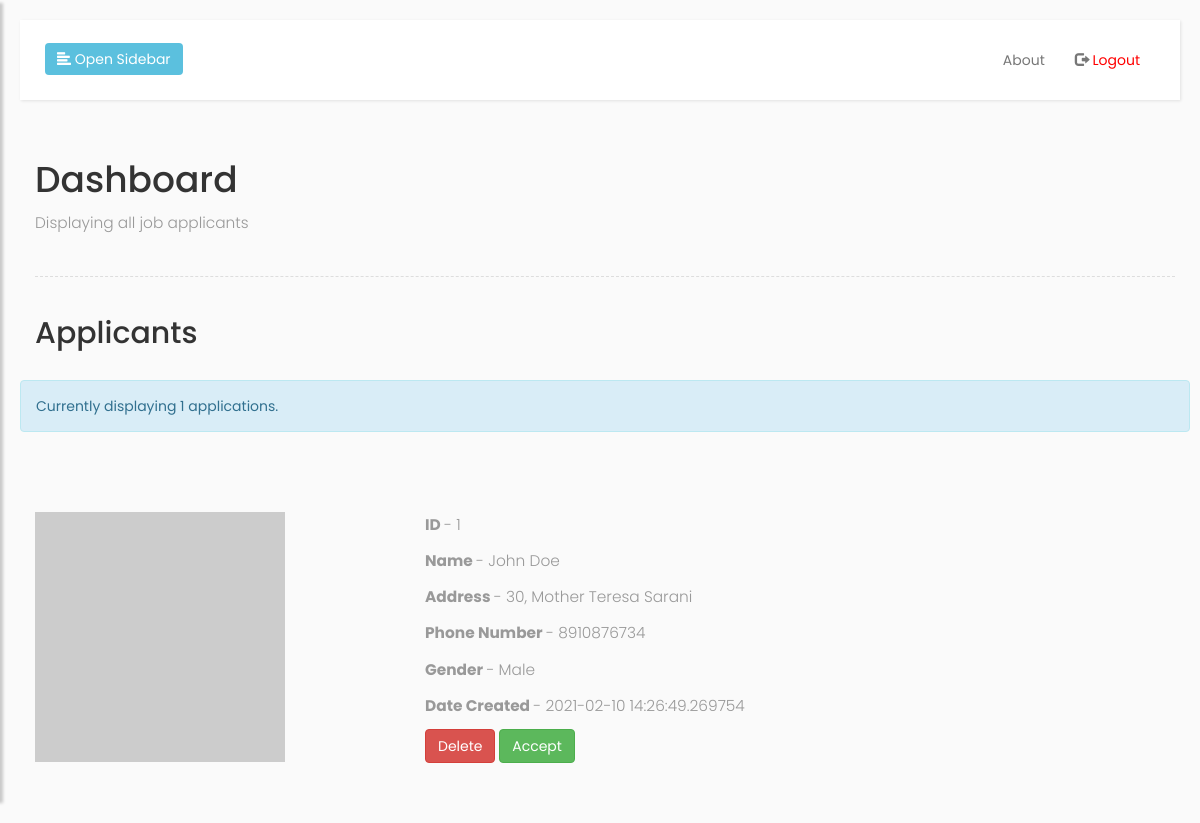
/admin/dashboard (signed in), run on the app's committed database.
### app.py (models this page shows)
class Applicants(UserMixin, db.Model):
	id=db.Column(db.Integer, primary_key=True)
	username=db.Column(db.String(15),unique=True)
	password=db.Column(db.String(80))
	name = db.Column(db.String(200),nullable=False)
	address = db.Column(db.String(200), nullable=False)
	phone = db.Column(db.Integer, nullable=False)
	gender = db.Column(db.String(200), nullable=False)
	date_created = db.Column(db.DateTime, default=datetime.utcnow)

### app.py (the view)
@app.route('/admin/dashboard', methods=['GET','POST'])
@login_required
def dashboard():
	applicants_count = Applicants.query.count()
	applicants = Applicants.query.order_by(Applicants.id.asc()).all()
	return render_template('admin_dashboard.html',applicants=applicants, applicants_count=applicants_count)

### app.py (called while the page is built)
@login_manager2.user_loader
def load_user2(user_id):
	return Applicants.query.get((user_id))

### templates/admin_dashboard.html (shortened to what this page needs)
{% extends 'base.html' %}
{% block logout %}
<li>
	<a href="/logout">
          <span class="glyphicon glyphicon-log-out"></span> <span style="color: red;">Logout</span>
    </a>
</li>
{% endblock %}
{% block container %}
<h1>Dashboard</h1>
<p>Displaying all job applicants</p>
<div class="line"></div>
<h2>Applicants</h2>
<br>
<div id="ApplicantInfo" class="row alert alert-info text-info" role="info">Currently displaying {{ applicants_count }} applications.</div>
<br>
{% if applicants|length < 1 %}
<p>No applicants in database :(</p>
{% else %}
<br>
{% for applicant in applicants %}
<br>
<div class="row">
	<div class="col-sm-4">
		<a href="#"><img id="applicant-picture" src="https://via.placeholder.com/250" style="max-width: 250px; max-height: 250px"></a>
	</div>
	<div class="col-sm-8">
		<p id="applicant-id"><b>ID </b>- {{ applicant.id }}</p>
		<p id="applicant-name"><b>Name </b>- {{ applicant.name }}</p>
		<p id="applicant-address"><b>Address </b>- {{ applicant.address }}</p>
		<p id="applicant-phone"><b>Phone Number </b>- {{ applicant.phone }}</p>
		<p id="applicant-gender"><b>Gender </b>- {{ applicant.gender }}</p>
		<p id="applicant-date-created"><b>Date Created </b>- {{ applicant.date_created }}</p>
		<button type="button" class="btn btn-danger" value="Delete!"><a href="#">Delete</a></button>
		<button type="button" class="btn btn-success" value="Accept!"><a href="#">Accept</a></button>
	</div>
</div>
<br>
<br>
{% endfor %}
{% endif %}
{% endblock %}

### static/css/main.css (style rules this page uses)
body { font-family: 'Poppins', sans-serif; background: #fafafa; }
p { font-family: 'Poppins', sans-serif; font-size: 1.1em; font-weight: 300; line-height: 1.7em; color: #999; }
a, a:hover, a:focus { color: inherit; text-decoration: none; transition: all 0.3s; }
.line { width: 100%; height: 1px; border-bottom: 1px dashed #ddd; margin: 40px 0; }

### data on the page
Applicants: id "1", name "John Doe", address "30, Mother Teresa Sarani", phone "8910876734", gender "Male", date_created "2021-02-10 14:26:49.269754"

### other printed values
{{ applicants_count }} "1"
